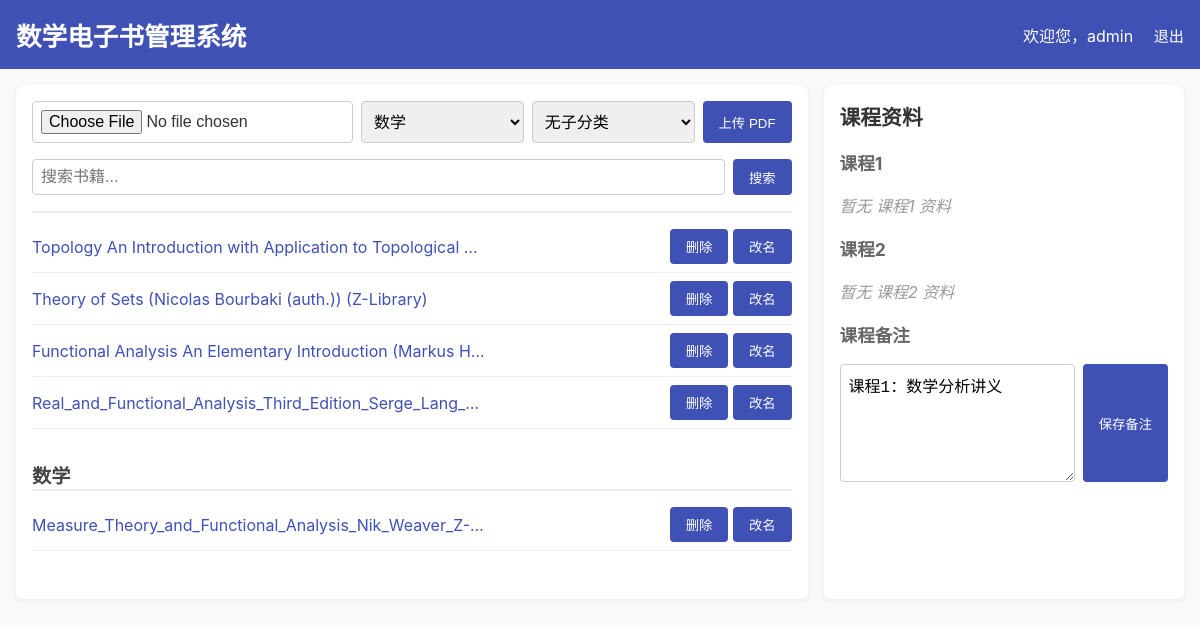
The page / (signed in) on the database its author committed.
### tables this page shows
CREATE TABLE books (
            id INTEGER PRIMARY KEY AUTOINCREMENT,
            title TEXT NOT NULL,
            filename TEXT NOT NULL UNIQUE
        , category TEXT DEFAULT '', sub_category TEXT);

CREATE TABLE course_note (
            id INTEGER PRIMARY KEY CHECK (id = 1),
            content TEXT
        );

### web.py (the view)
@app.route("/", methods=["GET", "POST"])
@login_required
def index():
    search_keyword = ""
    if request.method == "POST":
        search_keyword = request.form.get("search", "")
    books_by_category, course_books = get_books(search_keyword)
    note = get_note()
    return render_template("index.html", books_by_category=books_by_category,
                           course_books=course_books, course_note=note,
                           search_keyword=search_keyword)

### web.py (called while the page is built)
def login_required(f):
    @wraps(f)
    def decorated_function(*args, **kwargs):
        if not session.get('user_id'):
            return redirect(url_for('login'))
        return f(*args, **kwargs)
    return decorated_function

def get_note():
    conn = sqlite3.connect(DB_FILE)
    c = conn.cursor()
    c.execute("SELECT content FROM course_note WHERE id=1")
    row = c.fetchone()
    conn.close()
    return row[0] if row else ""

### templates/index.html (shortened to what this page needs)
<!DOCTYPE html>
<html lang="zh">
<head>
</head>
<body>
  <header>
    <h1>数学电子书管理系统</h1>
    <div class="auth-links">
      {% if session.get('user_id') %}
        <span>欢迎您，{{ session.get('username') }}</span>
        <a href="{{ url_for('logout') }}">退出</a>
      {% else %}
        <a href="{{ url_for('login') }}">登录</a>
        <a href="{{ url_for('register') }}">注册</a>
      {% endif %}
    </div>
  </header>
  <main>
    <section class="left-panel">
      {% if session.get('is_admin') %}
      <form action="/upload" method="post" enctype="multipart/form-data">
        <input type="file" name="file" required />
        <select name="category" required>
          <option value="数学">数学</option>
        </select>
        <select name="sub_category">
          <option value="">无子分类</option>
        </select>
        <input type="submit" value="上传 PDF" />
      </form>
      {% endif %}
      <form method="post" action="/">
        <input type="text" name="search" placeholder="搜索书籍..." value="{{ search_keyword }}" />
        <input type="submit" value="搜索" />
      </form>
      {% for category, books in books_by_category.items() %}
        <div class="category">
          <div class="category-title">{{ category }}</div>
          {% for book in books %}
            <div class="book-item">
              <a class="pdf-link" href="{{ url_for('serve_pdf', filename=book.filename) }}" target="_blank">{{ book.title }}</a>
              {% if session.get('is_admin') %}
              <div>
                <form action="{{ url_for('delete_book', book_id=book.id) }}" method="get" style="display:inline;">
                  <button type="submit">删除</button>
                </form>
                <button onclick="showRenameForm({{ book.id }}, '{{ book.title|e }}')">改名</button>
              </div>
              {% endif %}
            </div>
          {% endfor %}
        </div>
      {% endfor %}
    </section>
    <aside class="right-panel">
      <h2>课程资料</h2>
      {% for subcat in ["课程1", "课程2"] %}
        <h3>{{ subcat }}</h3>
        {% for book in course_books[subcat] %}
          <div class="book-item">
            <a class="pdf-link" href="{{ url_for('serve_pdf', filename=book.filename) }}" target="_blank">{{ book.title }}</a>
            {% if session.get('is_admin') %}
            <div>
              <form action="{{ url_for('delete_book', book_id=book.id) }}" method="get" style="display:inline;">
                <button type="submit">删除</button>
              </form>
              <button onclick="showRenameForm({{ book.id }}, '{{ book.title|e }}')">改名</button>
            </div>
            {% endif %}
          </div>
        {% else %}
          <p style="color:#999; font-style:italic;">暂无 {{ subcat }} 资料</p>
        {% endfor %}
      {% endfor %}
      {% if session.get('is_admin') %}
      <h3>课程备注</h3>
      <form action="{{ url_for('update_course_note') }}" method="post" class="course-note">
        <textarea name="course_note">{{ course_note|default('') }}</textarea>
        <input type="submit" value="保存备注" />
      </form>
      {% endif %}
    </aside>
  </main>
</body>
</html>

### templates/index.html (style rules this page uses)
body { font-family: -apple-system, BlinkMacSystemFont, 'Segoe UI', Roboto, 'Helvetica Neue', Arial, sans-serif; margin: 0; background-color: #f9f9f9; color: #333; }
header { background-color: #3f51b5; color: white; padding: 1rem; display: flex; justify-content: space-between; align-items: center; }
header h1 { margin: 0; font-size: 1.6rem; }
.auth-links a { color: white; margin-left: 1rem; text-decoration: none; font-size: 0.95rem; }
main { display: flex; gap: 1rem; padding: 1rem; }
.left-panel { flex: 3; background: white; padding: 1rem; border-radius: 8px; box-shadow: 0 2px 6px rgba(0, 0, 0, 0.05); }
.right-panel { flex: 2; background: white; padding: 1rem; border-radius: 8px; box-shadow: 0 2px 6px rgba(0, 0, 0, 0.05); }
form { display: flex; flex-wrap: wrap; gap: 0.5rem; margin-bottom: 1rem; }
input[type="text"], input[type="file"], select, textarea { flex: 1; padding: 0.5rem; border: 1px solid #ccc; border-radius: 4px; font-size: 1rem; }
input[type="submit"], button { padding: 0.5rem 1rem; background-color: #3f51b5; color: white; border: none; border-radius: 4px; cursor: pointer; }
.category { margin-bottom: 2rem; }
.category-title { font-size: 1.2rem; margin: 1rem 0 0.5rem; border-bottom: 2px solid #eee; font-weight: bold; color: #444; }
.book-item { display: flex; justify-content: space-between; align-items: center; padding: 0.5rem 0; border-bottom: 1px solid #f0f0f0; }
.pdf-link { max-width: 60%; white-space: nowrap; overflow: hidden; text-overflow: ellipsis; color: #3f51b5; text-decoration: none; }
.course-note { margin-top: 1rem; }
.course-note textarea { width: 100%; height: 100px; }
.right-panel h2 { margin-top: 0; font-size: 1.3rem; }
.right-panel h3 { margin-top: 1.2rem; font-size: 1.1rem; color: #666; }

### rows shown on the page
books: title "Topology An Introduction with Application to Topological…"
books: title "Theory of Sets (Nicolas Bourbaki (auth.)) (Z-Library)"
books: title "Functional Analysis An Elementary Introduction (Markus H…"
books: title "Real_and_Functional_Analysis_Third_Edition_Serge_Lang_…"
books: category "数学", title "Measure_Theory_and_Functional_Analysis_Nik_Weaver_Z-…"
course_note: course_note "课程1：数学分析讲义"

### other values the page prints
{{ session.get('username') }} "admin"
{{ subcat }} "课程1" "课程2"
